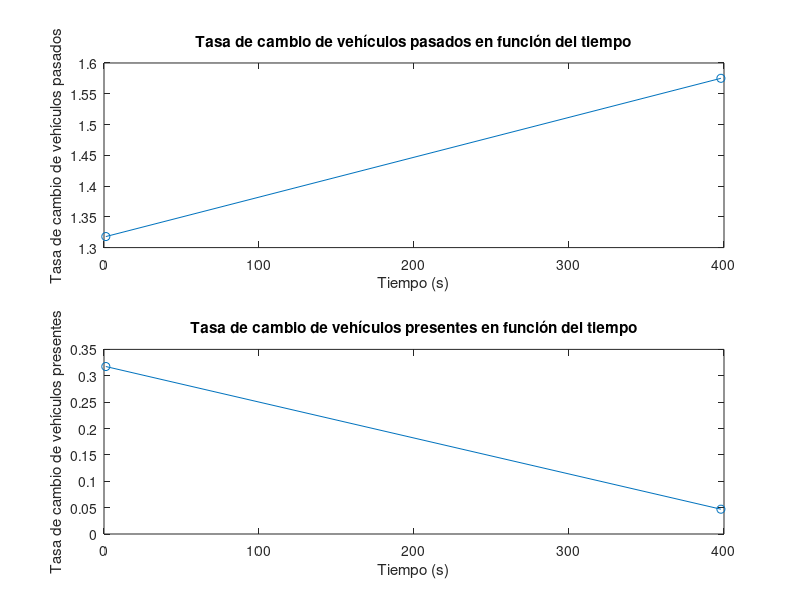

Reproduce this figure in MATLAB.
% Datos
tiempo = [1.16667, 398.00000, 780.83333];
vehiculos_pasados = [0, 523, 1126];
vehiculos_presentes = [1, 127, 145];

% Calcular tasas de cambio
dP_dt = diff(vehiculos_pasados) ./ diff(tiempo);
dV_dt = diff(vehiculos_presentes) ./ diff(tiempo);

% Graficar las tasas de cambio
figure;
subplot(2,1,1);
plot(tiempo(1:end-1), dP_dt, '-o');
xlabel('Tiempo (s)');
ylabel('Tasa de cambio de vehículos pasados');
title('Tasa de cambio de vehículos pasados en función del tiempo');

subplot(2,1,2);
plot(tiempo(1:end-1), dV_dt, '-o');
xlabel('Tiempo (s)');
ylabel('Tasa de cambio de vehículos presentes');
title('Tasa de cambio de vehículos presentes en función del tiempo');
